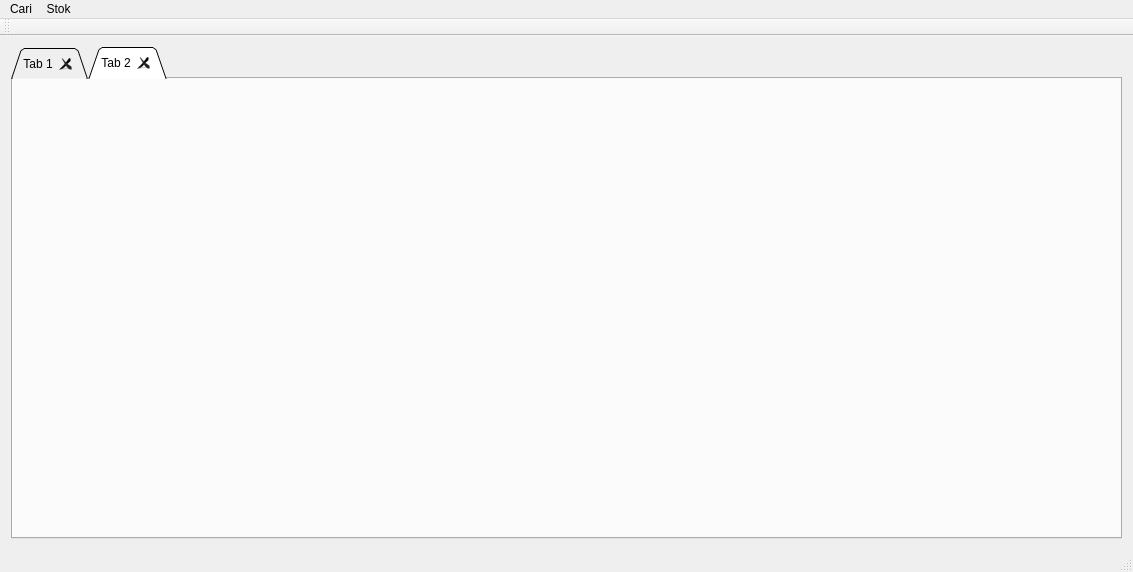
<?xml version="1.0" encoding="UTF-8"?>
<ui version="4.0">
 <class>MainWindow</class>
 <widget class="QMainWindow" name="MainWindow">
  <property name="geometry">
   <rect>
    <x>0</x>
    <y>0</y>
    <width>1133</width>
    <height>572</height>
   </rect>
  </property>
  <property name="windowTitle">
   <string>MainWindow</string>
  </property>
  <widget class="QWidget" name="centralWidget">
   <layout class="QHBoxLayout" name="horizontalLayout">
    <item>
     <widget class="QTabWidget" name="tabWidget">
      <property name="tabShape">
       <enum>QTabWidget::Triangular</enum>
      </property>
      <property name="currentIndex">
       <number>1</number>
      </property>
      <property name="documentMode">
       <bool>false</bool>
      </property>
      <property name="tabsClosable">
       <bool>true</bool>
      </property>
      <property name="movable">
       <bool>true</bool>
      </property>
      <property name="tabBarAutoHide">
       <bool>false</bool>
      </property>
      <widget class="QWidget" name="tab">
       <attribute name="title">
        <string>Tab 1</string>
       </attribute>
      </widget>
      <widget class="QWidget" name="tab_2">
       <attribute name="title">
        <string>Tab 2</string>
       </attribute>
      </widget>
     </widget>
    </item>
   </layout>
  </widget>
  <widget class="QMenuBar" name="menuBar">
   <property name="geometry">
    <rect>
     <x>0</x>
     <y>0</y>
     <width>1133</width>
     <height>21</height>
    </rect>
   </property>
   <widget class="QMenu" name="menuCari">
    <property name="title">
     <string>Cari</string>
    </property>
   </widget>
   <widget class="QMenu" name="menuStok">
    <property name="title">
     <string>Stok</string>
    </property>
    <addaction name="actionStok_Kartlar"/>
   </widget>
   <addaction name="menuCari"/>
   <addaction name="menuStok"/>
  </widget>
  <widget class="QToolBar" name="mainToolBar">
   <attribute name="toolBarArea">
    <enum>TopToolBarArea</enum>
   </attribute>
   <attribute name="toolBarBreak">
    <bool>false</bool>
   </attribute>
  </widget>
  <widget class="QStatusBar" name="statusBar"/>
  <action name="actionStok_Kartlar">
   <property name="text">
    <string>Stok Kartları</string>
   </property>
  </action>
 </widget>
 <layoutdefault spacing="6" margin="11"/>
 <resources/>
 <connections/>
</ui>
